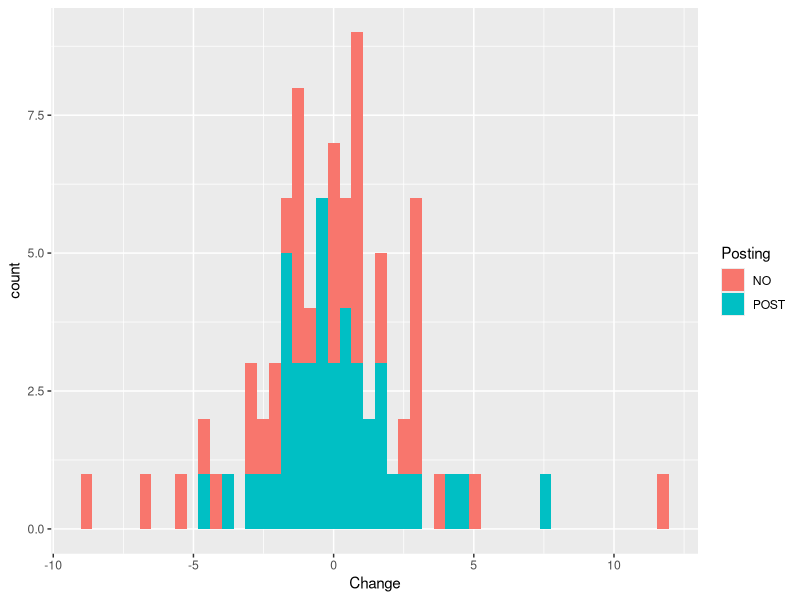
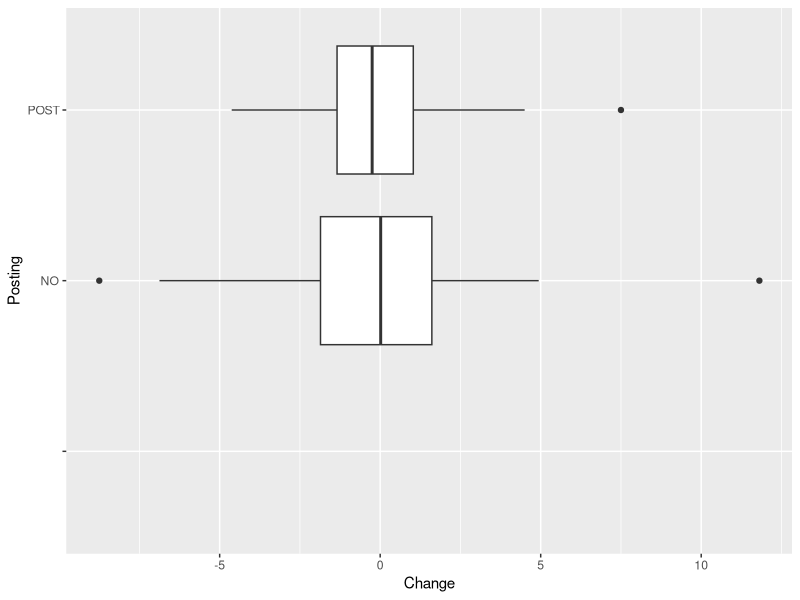
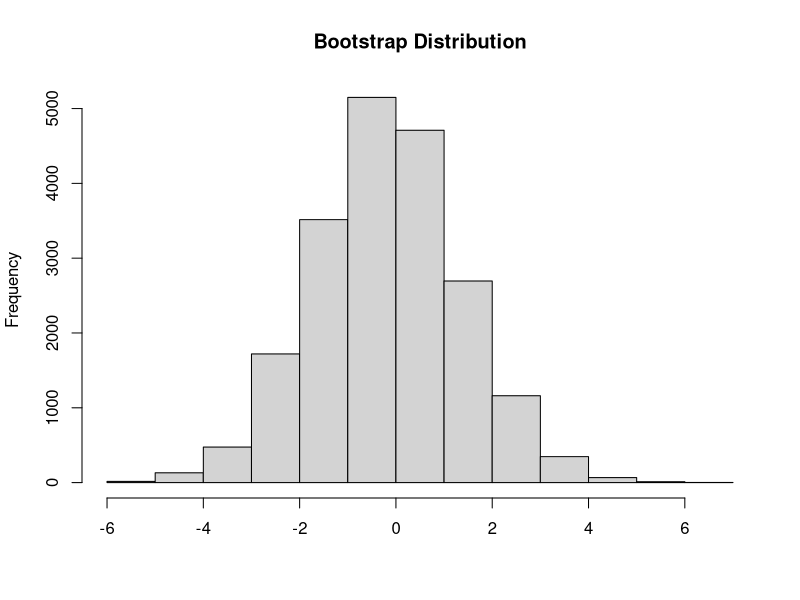
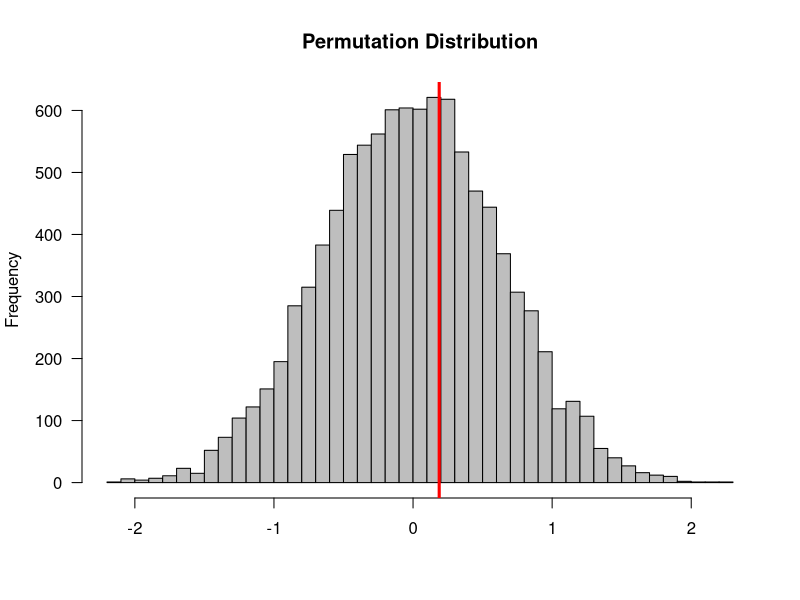

Here is the R script that generated these plots, in order:
## ---- chunk 1
knitr::opts_chunk$set(echo = TRUE)
setwd(".....")
library(dplyr)
library(ggplot2)
## ---- chunk 2
visa.data <- read.delim("ZIXVSA.txt")
summary(visa.data)
#install.packages("psych"); 
library(psych)
describe(visa.data)
## ---- chunk 3
describeBy(visa.data$Change, visa.data$Posting)
## ---- chunk 4
visa.data %>% ggplot(aes(x = Change, fill = Posting)) + geom_histogram(bins = 50)
## ---- chunk 5
visa.data %>% ggplot(aes(x = Change, y = Posting)) + 
  geom_boxplot()
## ---- chunk 6
t.test(Change ~ Posting, data = visa.data, alternative = "greater")
## ---- chunk 7

Boot.runs <- 20000 # number of Bootstrap runs

visa.data.with.post <- visa.data  %>%
                       filter(Posting == "POST")
                   
visa.data.without.post <- visa.data  %>%
                          filter(Posting == "NO")

n.yes <- length(visa.data.with.post) 
n.no <- length(visa.data.without.post) 

boot.samples.yes = matrix(sample(visa.data.with.post$Change, size = Boot.runs * n.yes, 
                              replace = TRUE),
                              Boot.runs, n.yes)
boot.samples.no = matrix(sample(visa.data.without.post$Change, size = Boot.runs * n.no, 
                              replace = TRUE),
                              Boot.runs, n.no)

test.statistics <- apply(boot.samples.no,1,mean) - apply(boot.samples.yes,1,mean)

hist(test.statistics, main = "Bootstrap Distribution", xlab = "")
quantile(test.statistics, c(0.025, 0.975))
## ---- chunk 8
permutation.test <- function(treatment, outcome, n){
  data <- na.omit(data.frame(treatment, outcome))
  treatment <- data[,1]
  outcome <- data[,2]
  distribution=c()
  result=0
  for(i in 1:n){
    
    distribution[i]= diff(by(outcome, sample(treatment, length(treatment), FALSE), mean))
  }
  original <- diff(by(outcome, treatment, mean))
  return(list(distribution, original))
}

treatment <- visa.data$Posting
outcome <-  visa.data$Change
test.statistics.permut <- permutation.test(visa.data$Posting, visa.data$Change, 10000)
hist(test.statistics.permut[[1]], breaks=50, col='grey', main="Permutation Distribution", las=1, xlab='')
abline(v=test.statistics.permut[[2]], lwd=3, col="red")
quantile(test.statistics.permut[[1]], c(0.025, 0.975))
## ---- chunk 9
#install.packages("coin")
library(coin)
visa.data$Posting = as.factor(visa.data$Posting )
oneway_test(Change~Posting,data=visa.data,distribution="exact")
## ---- chunk 10
#table(visa.data$Up.Down,visa.data$Posting)
prop.test(length(visa.data$Up.Down[visa.data$Up.Down=="UP"]), nrow(visa.data), p = 0.5, alternative = "two.sided")
## ---- chunk 11
library("readxl")
#now should work
data.rest <- read_excel("SALES2.xlsx")
head(data.rest)
## ---- chunk 12
t.test(data.rest$SALES1-data.rest$SALES2, mu = 0, alternative = "greater")
## ---- chunk 13
t.test(data.rest$SALES1, data.rest$SALES2, paired = TRUE, alternative = "greater")
